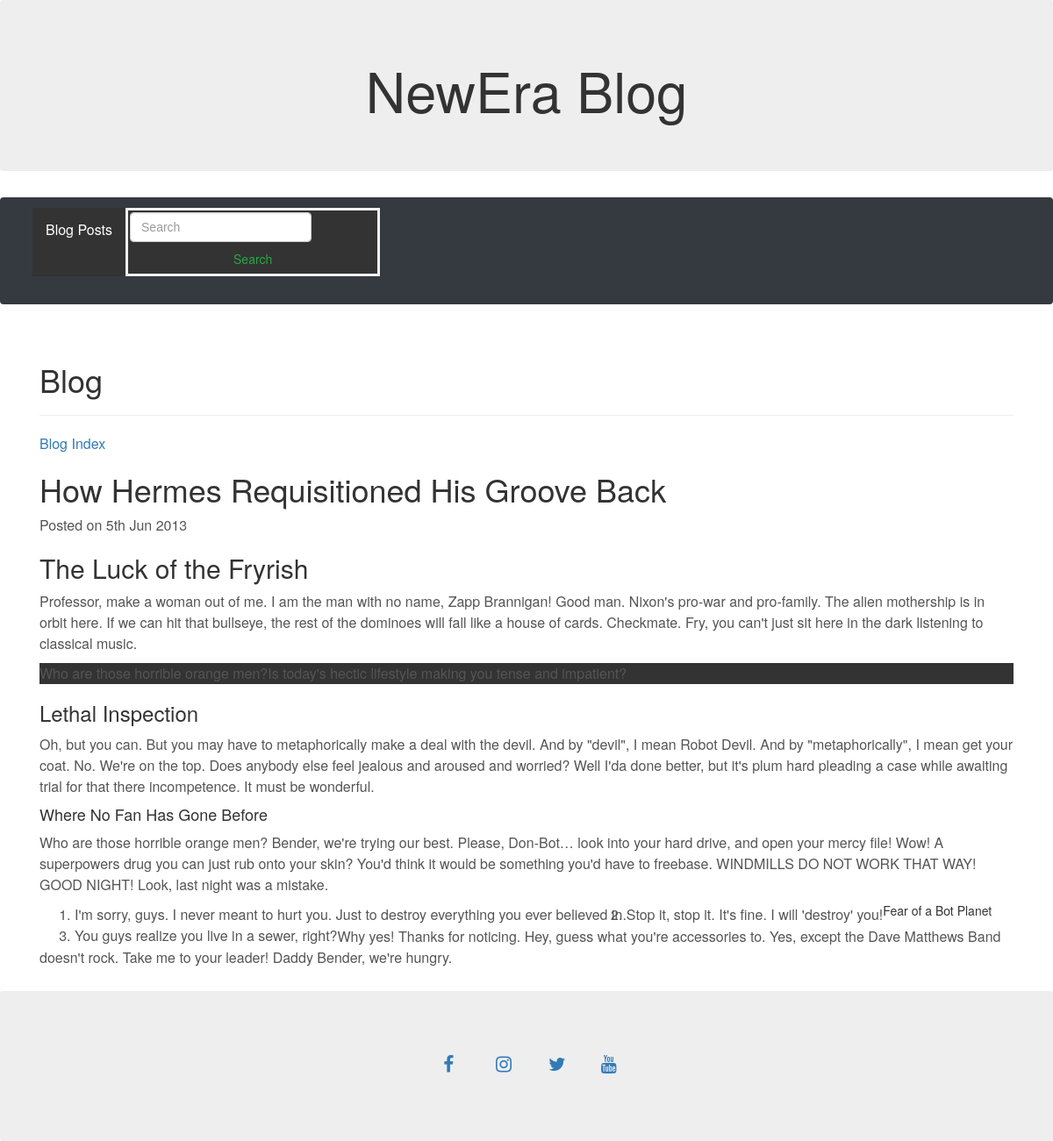
The page /viewpost.php?id=3 on the database its author committed.
### tables this page shows
CREATE TABLE `blog_posts` (
  `postID` int(11) unsigned NOT NULL AUTO_INCREMENT,
  `postTitle` varchar(255) DEFAULT NULL,
  `postDesc` text,
  `postCont` text,
  `postDate` datetime DEFAULT NULL,
  PRIMARY KEY (`postID`)
);

### viewpost.php (the view, shortened to what this page needs)
<!DOCTYPE html>
<html lang="en">
<head>
  <link rel="stylesheet" href="https://maxcdn.bootstrapcdn.com/bootstrap/4.5.2/css/bootstrap.min.css">
  <link rel="stylesheet" href="../style/Bootstrap-Stylesheet.css" />
  <link rel="stylesheet" href="style/main.css">
</head>
<body>
<div class="jumbotron text-center" style="justified">
  <h1>NewEra Blog</h1>
</div>
<nav class="navbar navbar-expand-sm bg-dark navbar-dark">
  <div class>
  <?php include('admin/usermenu.php');?>
  </div>
</nav>
<?php require('includes/config.php');
$stmt = $db->prepare('SELECT postID, postTitle, postCont, postDate FROM blog_posts WHERE postID = :postID');
$stmt->execute(array(':postID' => $_GET['id']));
$row = $stmt->fetch();
?>
<head>
</head>
<body>
	<div class="container" style="margin-top:30px">
		<h1>Blog</h1>
		<hr />
		<p><a href="./">Blog Index</a></p>
		<?php
			echo '<div>';
				echo '<h1>'.$row['postTitle'].'</h1>';
				echo '<p>Posted on '.date('jS M Y', strtotime($row['postDate'])).'</p>';
				echo '<p>'.$row['postCont'].'</p>';
			echo '</div>';
		?>
	</div>
	<div class="jumbotron text-center" style="margin-bottom:0">
  <p>
	<link rel="stylesheet" href="https://cdnjs.cloudflare.com/ajax/libs/font-awesome/4.7.0/css/font-awesome.min.css">
	<a href="#" class="fa fa-facebook"></a>
	<a href="#" class="fa fa-instagram"></a>
	<a href="#" class="fa fa-twitter"></a>
	<a href="#" class="fa fa-youtube"></a>
  </p>
</div>
</body>
</html>

### style/main.css (style rules this page uses)
p,li { color: #555555; font-size: 16px; line-height: 1.5em; }
a { color: #EF1F2F; text-decoration: none; }
.fa { padding: 20px; font-size: 30px; width: 50px; text-align: center; text-decoration: none; }

### viewpost.php (style rules this page uses)
.fa { padding: 20px; font-size: 30px; width: 50px; text-align: center; text-decoration: none; margin: 5px 2px; }

### rows shown on the page
blog_posts: postTitle "How Hermes Requisitioned His Groove Back", postDate "5th Jun 2013", postCont "The Luck of the Fryrish Professor, make a woman out of me. I am the man with no name, Zapp Brannigan! Good man. Nixon's pro-war and pro-family. The alien mothership is in orbit here. If we can hit that bullseye, the rest of the dominoes will fall like a house of cards. Checkmate. Fry, you can't just sit here in the dark listening to classical music. Who are those horrible orange men? Is today's hectic lifestyle making you tense and impatient? Lethal Inspection Oh, but you can. But you may have to metaphorically make a deal with the devil. And by \"devil\", I mean Robot Devil. And by \"metaphorically\", I mean get your coat. No. We're on the top. Does anybody else feel jealous and aroused and…"
